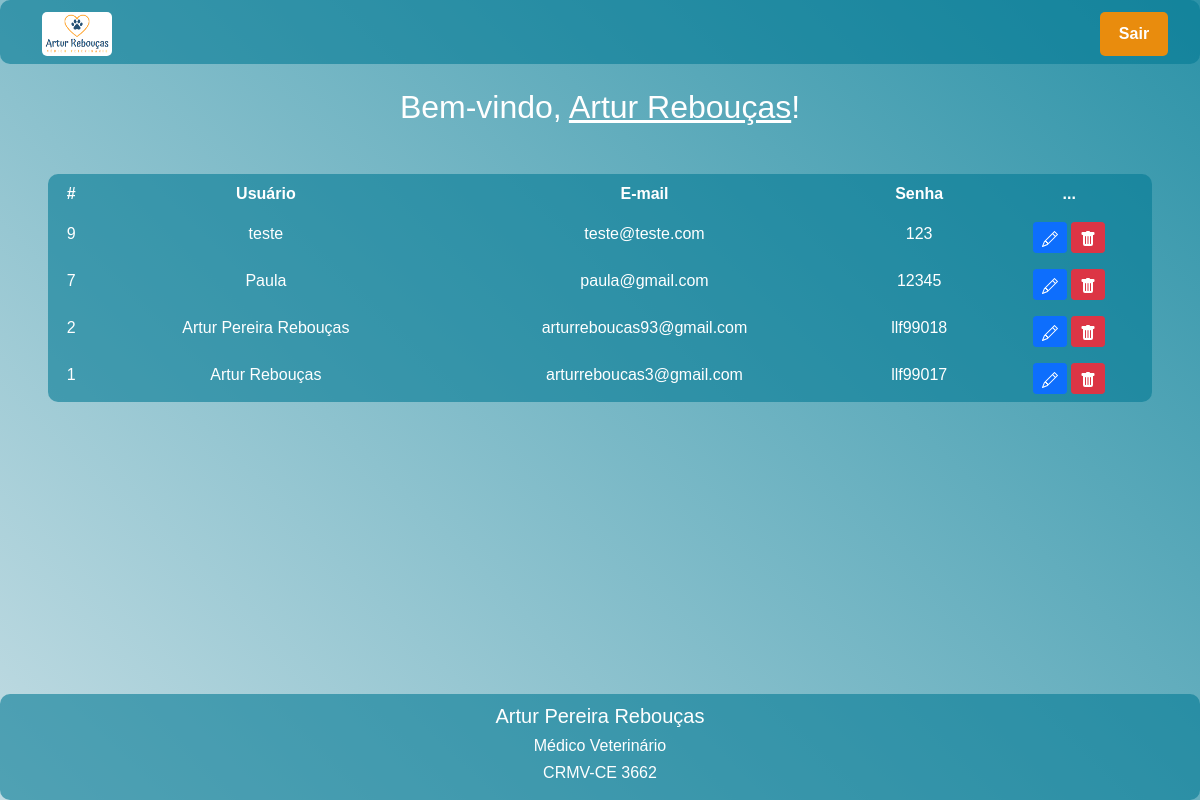
/sistema.php (signed in), run on the app's committed database.
### tables this page shows
CREATE TABLE `vetcadastro` (
  `id` int(45) UNSIGNED NOT NULL,
  `usuario` varchar(255) NOT NULL,
  `email` varchar(255) NOT NULL,
  `senha` varchar(255) NOT NULL
);

### sistema.php (the view, shortened to what this page needs)
<?php
include_once('config.php');
$logado = $_SESSION['usuario'];
$sql = "SELECT * FROM vetcadastro ORDER BY id DESC";
$result = $conexao->query($sql);
?>
<!DOCTYPE html>
<html lang="pt-br">
<head>
    <link href="https://cdn.jsdelivr.net/npm/bootstrap@5.1.3/dist/css/bootstrap.min.css" rel="stylesheet">
</head>
<header>
    <div class="Navbar">
        <a href="sistema.php">
            <img class="imagem" style="float: left; margin-top: -30px;" src="logovet.png" alt="logo" width="90px">
        </a>
        <a class="sair" style="float: right; margin-top: -20px;" href="sair.php">&nbsp&nbspSair&nbsp&nbsp</a>
    </div>
</header>
<body style="font-family: Arial; background-image: linear-gradient(45deg, #c2dce3, #2d93a8); color: white; background-attachment: fixed">
    <br>
    <?php
    echo "<h2>Bem-vindo, <u>$logado</u>!</h2>";
    ?>
    <div class="m-5">
        <table class="table text-white table-bg table-hover table-borderless">
            <thead>
                <tr>
                    <th scope="col">#</th>
                    <th scope="col">Usuário</th>
                    <th scope="col">E-mail</th>
                    <th scope="col">Senha</th>
                    <th scope="col">...</th>
                </tr>
            </thead>
            <tbody>
                <?php
                while ($user_data = mysqli_fetch_assoc($result)) {
                    echo "<tr>";
                    echo "<td>" . $user_data['id'] . "</td>";
                    echo "<td>" . $user_data['usuario'] . "</td>";
                    echo "<td>" . $user_data['email'] . "</td>";
                    echo "<td>" . $user_data['senha'] . "</td>";
                    echo "<td>
                        <a class='btn btn-sm btn-primary' href='edit.php?id=$user_data[id]'>
                            <svg xmlns='http://www.w3.org/2000/svg' width='16' height='16' fill='currentColor' class='bi bi-pencil' viewBox='0 0 16 16'>
  <path d='M12.146.146a.5.5 0 0 1 .708 0l3 3a.5.5 0 0 1 0 .708l-10 10a.5.5 0 0 1-.168.11l-5 2a.5.5 0 0 1-.65-.65l2-5a.5.5 0 0 1 .11-.168l10-10zM11.207 2.5 13.5 4.793 14.793 3.5 12.5 1.207 11.207 2.5zm1.586 3L10.5 3.207 4 9.707V10h.5a.5.5 0 0 1 .5.5v.5h.5a.5.5 0 0 1 .5.5v.5h.293l6.5-6.5zm-9.761 5.175-.106.106-1.528 3.821 3.821-1.528.106-.106A.5.5 0 0 1 5 12.5V12h-.5a.5.5 0 0 1-.5-.5V11h-.5a.5.5 0 0 1-.468-.325z'/>
                            </svg>
                        </a>
                        <a class='btn btn-sm btn-danger' href='delete.php?id=$user_data[id]'>
                            <svg xmlns='http://www.w3.org/2000/svg' width='16' height='16' fill='currentColor' class='bi bi-trash-fill' viewBox='0 0 16 16'>
                        <path d='M2.5 1a1 1 0 0 0-1 1v1a1 1 0 0 0 1 1H3v9a2 2 0 0 0 2 2h6a2 2 0 0 0 2-2V4h.5a1 1 0 0 0 1-1V2a1 1 0 0 0-1-1H10a1 1 0 0 0-1-1H7a1 1 0 0 0-1 1H2.5zm3 4a.5.5 0 0 1 .5.5v7a.5.5 0 0 1-1 0v-7a.5.5 0 0 1 .5-.5zM8 5a.5.5 0 0 1 .5.5v7a.5.5 0 0 1-1 0v-7A.5.5 0 0 1 8 5zm3 .5v7a.5.5 0 0 1-1 0v-7a.5.5 0 0 1 1 0z'/>
                            </svg>
                        </a>
                        </td>";
                }
                ?>
            </tbody>
        </table>
    </div>
</body>
<footer style="color: white">
    <h5>Artur Pereira Rebouças</h5>
    <h6>Médico Veterinário</h6>
    <h6>CRMV-CE 3662</h6>
</footer>
</html>

### sistema.php (style rules this page uses)
body { text-align: center; }
.imagem { border-radius: 15px; padding: 10px; text-decoration: none; }
a { text-decoration: none; background-color: rgba(4, 122, 148, 0.6) }
.Navbar { ; position: relative; padding: 2em; background-color: rgba(4, 122, 148, 0.6); border-radius: 10px; }
.sair { text-align: right; text-decoration: none; color: white; background-color: #e98c0d; border-radius: 5px; padding: 10px; font-weight: bold }
footer { text-align: center; background-color: rgba(4, 122, 148, 0.6); position: fixed; bottom: 0; width: 100%; left: 0; padding: 10px; margin-top: 110px; border-radius: 10px; }
.table-bg { background-color: rgba(4, 122, 148, 0.6); border-radius: 10px; }

### data on the page
vetcadastro: id "9", usuario "teste", email "teste@teste.com", senha "123"
vetcadastro: id "7", usuario "Paula", email "paula@gmail.com", senha "12345"
vetcadastro: id "2", usuario "Artur Pereira Rebouças", email "arturreboucas93@gmail.com", senha "llf99018"
vetcadastro: id "1", usuario "Artur Rebouças", email "arturreboucas3@gmail.com", senha "llf99017"

### other printed values
$logado "Artur Rebouças"
